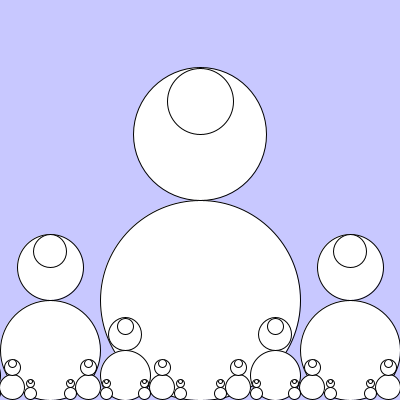
Frame 1 (no input)
Frame 60 (the mouse pressed at the canvas centre just before this capture): identical to frame 1, image omitted
Frame 120 (the mouse held since frame 60 and released just before this capture): identical to frame 1, image omitted

The Processing sketch that drew this single still picture (run headless with seeded random() and noise(); from frame 60 on, the mouse is pressed at the canvas centre):

// Processing sketch: fractal_additive
// ── fractal_additive.pde
// Henry Wrede Black
// Additive pattern for fractals

void setup() {
  size(400, 400);
}
void draw() {
  background(200, 200, 255);
  drawSnowFamily(width/2, height-100, 200);
}
void drawSnowFamily(int x, int y, int dim) {
  if (dim < 10) {
    return;
  } else {
    ellipseMode(CENTER);
    fill(255);
    stroke(0);
    ellipse(x, y, dim, dim);
    ellipse(x, y-(dim/2+dim/3), 2*dim/3, 2*dim/3);
    ellipse(x, y-(dim/2+dim/3+dim/6), dim/3, dim/3);
    // draw smaller copies
    drawSnowFamily(x-(dim/2+dim/4), y+dim/4, dim/2);
    drawSnowFamily(x+(dim/2+dim/4), y+dim/4, dim/2);
  }
}
